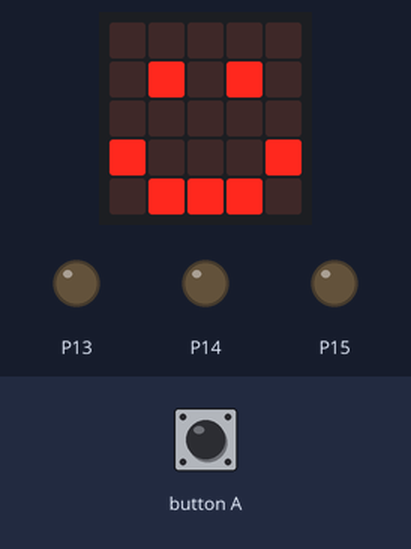
Bench run of a program on a simulated BBC micro:bit (MakeCode). Parts: the board's 5×5 LED display, output pins drawn as LEDs (lit = HIGH). The inputs (shaded band) are chosen by the test bench. The 48×5 strip is a reading aid, not a part: it shows the text the display is scrolling, unrolled, one strip-width of it at a time.

Above: at 1.8 s.
1.9 s: button A pressed for 0.15 s
At 6.4 s:
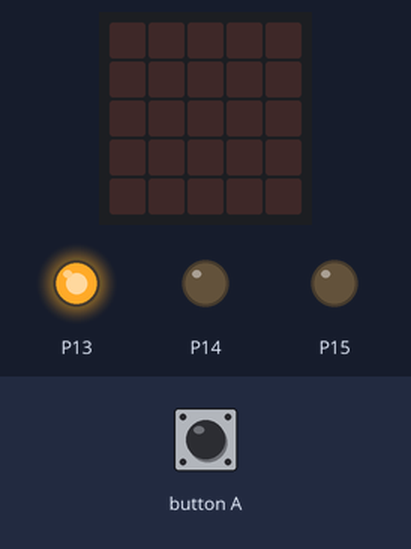
At 12.8 s:
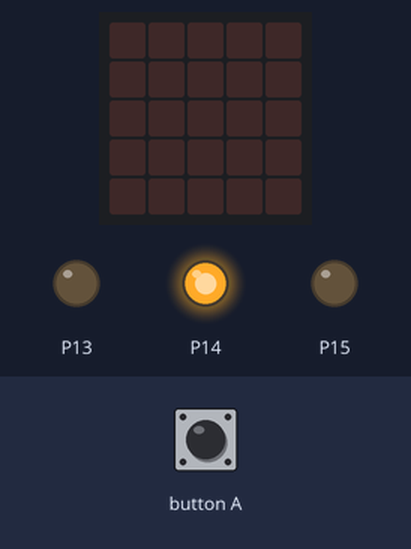
Timing chart, 0 to 20.0 s (numbered marks = the images above; inputs shaded):
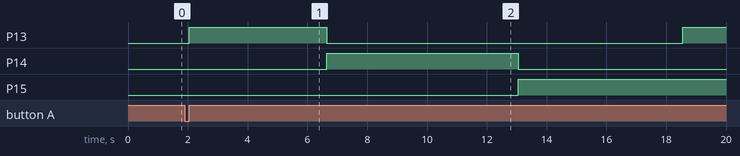

The program:

main.ts
```typescript
// (licence header left out)
// setup
basic.clearScreen()
basic.showIcon(IconNames.Happy)

// when Button A is pressed it will scroll the text and the RGB light will turn each colors in order
input.onButtonPressed(Button.A, function () {
  // red
  pins.digitalWritePin(DigitalPin.P13, 1)
  pins.digitalWritePin(DigitalPin.P14, 0)
  pins.digitalWritePin(DigitalPin.P15, 0)
  basic.showString("RED")
  basic.pause(1000)

  // green
  pins.digitalWritePin(DigitalPin.P13, 0)
  pins.digitalWritePin(DigitalPin.P14, 1)
  pins.digitalWritePin(DigitalPin.P15, 0)
  basic.showString("GREEN")
  basic.pause(1000)

  // blue
  pins.digitalWritePin(DigitalPin.P13, 0)
  pins.digitalWritePin(DigitalPin.P14, 0)
  pins.digitalWritePin(DigitalPin.P15, 1)
  basic.showString("BLUE")
  basic.pause(1000)

  // magenta
  pins.digitalWritePin(DigitalPin.P13, 1)
  pins.digitalWritePin(DigitalPin.P14, 0)
  pins.digitalWritePin(DigitalPin.P15, 1)
  basic.showString("MAGENTA")
  basic.pause(1000)

  // cyan
  pins.digitalWritePin(DigitalPin.P13, 0)
  pins.digitalWritePin(DigitalPin.P14, 1)
  pins.digitalWritePin(DigitalPin.P15, 1)
  basic.showString("CYAN")
  basic.pause(1000)

  // white
  pins.digitalWritePin(DigitalPin.P13, 1)
  pins.digitalWritePin(DigitalPin.P14, 1)
  pins.digitalWritePin(DigitalPin.P15, 1)
  basic.showString("WHITE")
  basic.clearScreen()
})
```

Measured:
- after the input at 1.9 s, P13: LOW → HIGH after 0.15 s, → LOW 4.6 s later, → HIGH 11.9 s later; P14: LOW → HIGH after 4.8 s, → LOW 6.4 s later; P15: LOW → HIGH after 11.2 s
- what the display in image 1 shows lasts 1.0 s, from 5.7 s to 6.7 s
